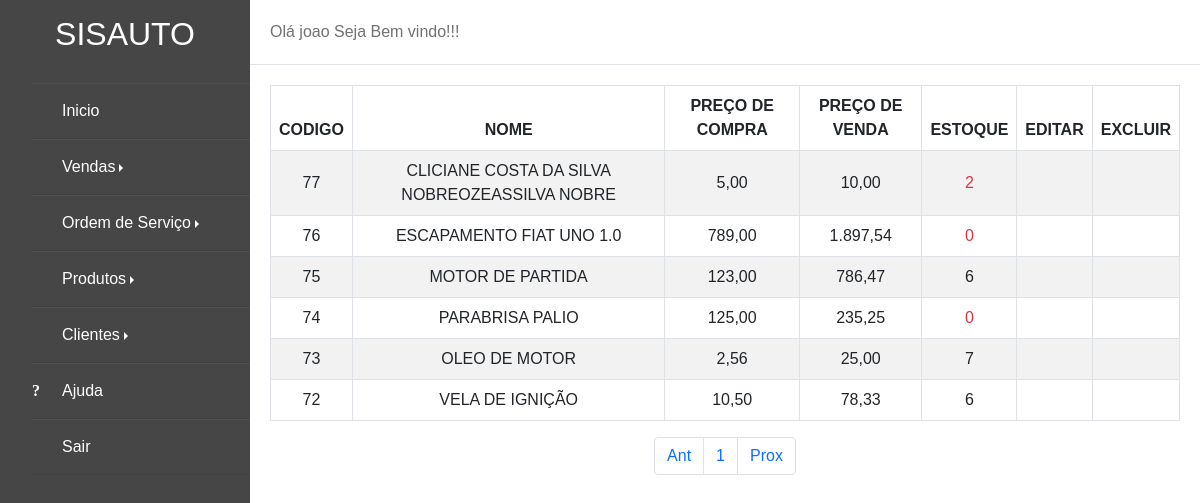
The page /admin/lista_produto.php (signed in) on the database its author committed.
### tables this page shows
CREATE TABLE `produto` (
  `id_produto` int(11) NOT NULL,
  `nome` varchar(200) NOT NULL,
  `preco_custo` float NOT NULL,
  `preco_venda` float NOT NULL,
  `qtd_estoque` float NOT NULL
);

### admin/lista_produto.php (the view, shortened to what this page needs)
<?php
include 'Invoice.php';
$pagina = (isset($_GET['pagina'])) ? $_GET['pagina'] : 1;
$result_produto = "SELECT * FROM produto";
$resultado_produto = mysqli_query($conn, $result_produto);
$total_produtos = mysqli_num_rows($resultado_produto);
$quantidade_pg = 20;
$num_pagina = ceil($total_produtos / $quantidade_pg);
$inicio = ($quantidade_pg * $pagina) - $quantidade_pg;
$result_produtos = "SELECT * FROM produto ORDER BY id_produto DESC limit $inicio, $quantidade_pg";
$resultado_produtos = mysqli_query($conn, $result_produtos);
$total_produtos = mysqli_num_rows($resultado_produtos);
?>
<?php include("../inc/header.php"); ?>
<body>
    <div class="wrapper">
    <?php include("../inc/sidebar.php"); ?>
        <div class="main_content">
            <div class="header">Olá <?php echo $_SESSION['usuario']; ?> Seja Bem vindo!!!</div>
            <div class="info">
                <?php if ($total_produtos == 0) {
                    echo '<div>Não existem produtos cadastrados.</div>';
                } else { ?>
                    <div class="table-responsive align-middle">
                        <table class="table table-md table-bordered align-middle table-striped table-hover container text-center" style="text-transform: uppercase;">
                            <thead>
                                <tr>
                                    <th scope="col">Codigo</th>
                                    <th scope="col">Nome</th>
                                    <th scope="col">Preço de Compra</th>
                                    <th scope="col">Preço de Venda</th>
                                    <th scope="col">Estoque</th>
                                    <th scope="col">Editar</th>
                                    <th scope="col">Excluir</th>
                                </tr>
                            </thead>
                            <tbody>
                                <?php while ($rows_cursos = mysqli_fetch_assoc($resultado_produtos)) { ?>
                                    <tr>
                                        <td><?php echo $rows_cursos['id_produto']; ?></td>
                                        <td><?php echo $rows_cursos['nome']; ?></td>
                                        <td>
                                            <?php
                                            $preco_custo = number_format($rows_cursos["preco_custo"], 2, ',', '.');
                                            echo $preco_custo;
                                            ?>
                                        </td>
                                        <td>
                                            <?php
                                            $preco_venda = number_format($rows_cursos["preco_venda"], 2, ',', '.');
                                            echo $preco_venda;
                                            ?>
                                        </td>
                                        <td>
                                            <?php if($rows_cursos['qtd_estoque']<=2){?>
                                                <p style="padding: 0px; margin:0px" class="text-danger"><?= $rows_cursos["qtd_estoque"]; ?></p>
                                            <?php    }else{ echo $rows_cursos["qtd_estoque"];} ?>
                                        </td>
                                        <td><a href="edit_invoice.php?update_id=' . $productDetails['id_produto']."  title="Edit Invoice" style="color: green"><i class="fa-solid fa-pen-to-square"></i></a></td>
                <td><a href="action.php" id="' . $productDetails['id_produto'] . '" class="deleteInvoice"  title="Delete Invoice"  style="color: red"><i class="fa-solid fa-trash"></i></a></td>
              </tr>
               <?php } ?>
        </tbody>
        </table>
        <?php
                    $pagina_anterior = $pagina - 1;
                    $pagina_posterior = $pagina + 1;
        ?>
            <nav aria-label="...">
                <ul class="pagination nav justify-content-center" style="margin-top:10px;">
                    <li class="page-item">
                        <?php if ($pagina_anterior != 0) { ?>
                        <a href="lista_produto.php?pagina=<?php echo $pagina_anterior; ?>">
                        <span class="page-link">Ant</span></a>
                        <?php } else { ?>
                            <span class="page-link">Ant</span></a>
                            <?php } ?>
                    </li>
                    <?php
                    for ($i = 1; $i < $num_pagina + 1; $i++) { ?>
                            <li class="page-item"><a class="page-link" href="lista_produto.php?pagina=<?php echo $i; ?>"><?php echo $i; ?></a></li>
                        <?php } ?>
                        <li class="page-item">
                        <?php if ($pagina_posterior <= $num_pagina) { ?>
                        <a href="lista_produto.php?pagina=<?php echo $pagina_posterior; ?>">
                        <span class="page-link">Prox</span></a>
                        <?php } else { ?>
                            <span class="page-link">Prox</span></a>
                            <?php } ?>
                    </li>
                </ul>
            </nav>
        </div>
    </div>
    <?php } ?>
</body>
</html>

### css/sidebar_style.css (style rules this page uses)
* { margin: 0; padding: 0; box-sizing: border-box; list-style: none; text-decoration: none; font-family: arial; }
body { background-color: #ffffff; }
.wrapper { display: flex; position: relative; }
.wrapper .main_content { width: 100%; margin-left: 250px; }
.wrapper .main_content .header { width: 100%; padding: 20px; background: #fff; color: #717171; border-bottom: 1px solid #e0e4e8; }
.wrapper .main_content .info { margin: 20px; color: #717171; }
.wrapper .main_content .info div { margin-bottom: 20px; }

### rows shown on the page
produto: id_produto "77", nome "CLICIANE COSTA DA SILVA NOBREOZEASSILVA NOBRE", preco_custo "5,00", preco_venda "10,00", qtd_estoque "2"
produto: id_produto "76", nome "ESCAPAMENTO FIAT UNO 1.0", preco_custo "789,00", preco_venda "1.897,54", qtd_estoque "0"
produto: id_produto "75", nome "MOTOR DE PARTIDA", preco_custo "123,00", preco_venda "786,47", qtd_estoque "6"
produto: id_produto "74", nome "PARABRISA PALIO", preco_custo "125,00", preco_venda "235,25", qtd_estoque "0"
produto: id_produto "73", nome "OLEO DE MOTOR", preco_custo "2,56", preco_venda "25,00", qtd_estoque "7"
produto: id_produto "72", nome "VELA DE IGNIÇÃO", preco_custo "10,50", preco_venda "78,33", qtd_estoque "6"

### other values the page prints
$_SESSION['usuario'] "joao"
